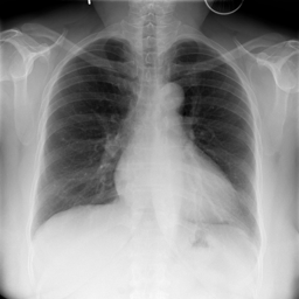
#> input picture etiquetado/COVID-19_Radiography_Dataset/Normal/images/Normal-16.png, 299 x 299 px
$ python generate_F2_clahe_vs_sahs.py
#> lines starting #> are read from the running program, lines starting #| are printed output that depends on the picture
#!/usr/bin/env python3
"""
Script para generar figura comparativa: CLAHE vs SAHS sobre imagenes originales.

Genera la figura F2.3_clahe_vs_sahs.png para el marco teorico de la tesis.

Esta figura muestra la diferencia entre CLAHE (preprocesamiento local) y
SAHS (preprocesamiento global asimetrico) aplicados a radiografias originales.
"""

import matplotlib
matplotlib.use('Agg')  # Backend sin display

import numpy as np
import cv2
from pathlib import Path
import matplotlib.pyplot as plt
from matplotlib.gridspec import GridSpec


def apply_clahe(image: np.ndarray, clip_limit: float = 2.0, tile_size: int = 4) -> np.ndarray:
    """
    Aplica CLAHE (Contrast Limited Adaptive Histogram Equalization).

    Parameters:
        image: Imagen en escala de grises
        clip_limit: Limite de contraste para evitar amplificacion de ruido
        tile_size: Tamano de la cuadricula de tiles (tile_size x tile_size)

    Returns:
        Imagen con CLAHE aplicado
    """
    if len(image.shape) > 2:
        image = cv2.cvtColor(image, cv2.COLOR_BGR2GRAY)

    clahe = cv2.createCLAHE(clipLimit=clip_limit, tileGridSize=(tile_size, tile_size))
    return clahe.apply(image)


def apply_sahs(image: np.ndarray) -> np.ndarray:
    """
    Aplica el algoritmo SAHS (Statistical Asymmetrical Histogram Stretching).

    SAHS calcula limites de estiramiento asimetricos basados en la media:
    - Factor 2.5 para el limite superior
    - Factor 2.0 para el limite inferior

    Parameters:
        image: Imagen en escala de grises

    Returns:
        Imagen con SAHS aplicado
    """
    if len(image.shape) > 2:
        gray_image = cv2.cvtColor(image, cv2.COLOR_BGR2GRAY)
    else:
        gray_image = image.copy()

    pixels = gray_image.astype(np.float64).ravel()

    # Calcular la media
    gray_mean = np.mean(pixels)

    # Separar pixeles por encima y debajo de la media
    above_mean = pixels[pixels > gray_mean]
    below_or_equal_mean = pixels[pixels <= gray_mean]

    # Calcular limites usando desviacion estandar asimetrica
    max_value = gray_mean
    min_value = gray_mean

    if above_mean.size > 0:
        # Factor 2.5 para el limite superior
        std_above = np.sqrt(np.mean((above_mean - gray_mean) ** 2))
        max_value = gray_mean + 2.5 * std_above

    if below_or_equal_mean.size > 0:
        # Factor 2.0 para el limite inferior
        std_below = np.sqrt(np.mean((below_or_equal_mean - gray_mean) ** 2))
        min_value = gray_mean - 2.0 * std_below

    # Aplicar transformacion lineal
    if max_value != min_value:
        enhanced = (255 / (max_value - min_value)) * (gray_image.astype(np.float64) - min_value)
        enhanced = np.clip(enhanced, 0, 255).astype(np.uint8)
    else:
        enhanced = gray_image

    return enhanced


def create_histogram(image: np.ndarray, ax, title: str, color: str = 'steelblue'):
    """Crea un histograma de la imagen."""
    ax.hist(image.ravel(), bins=50, range=(0, 256), color=color, alpha=0.7,
            edgecolor='black', linewidth=0.5)
    ax.set_xlim(0, 260)
    ax.set_xlabel('Intensidad', fontsize=9)
    ax.set_ylabel('Frecuencia', fontsize=9)
    ax.set_title(title, fontsize=10)
    ax.tick_params(axis='both', labelsize=8)

    # Linea vertical para la media
    mean_val = image.mean()
    ax.axvline(mean_val, color='red', linestyle='--', linewidth=1.5,
               label=f'Media: {mean_val:.0f}')
    ax.legend(fontsize=8)


def main():
    # Configuracion de rutas
    base_dir = Path("/home/donrobot/Projects/prediccion_warping_clasificacion")
    dataset_dir = base_dir / "data/dataset/COVID-19_Radiography_Dataset"
    output_path = base_dir / "docs/Tesis/Figures/F2.3_clahe_vs_sahs.png"

    # Seleccionar imagenes representativas de cada categoria
    sample_images = {
        'COVID-19': dataset_dir / "COVID/images/COVID-1522.png",
        'Normal': dataset_dir / "Normal/images/Normal-3945.png",
        'Neumonia Viral': dataset_dir / "Viral Pneumonia/images/Viral Pneumonia-600.png",
    }

    # Verificar y buscar alternativas si es necesario
    for name, path in list(sample_images.items()):
        if not path.exists():
            print(f"Advertencia: No se encontro {path}")
            category_dir = path.parent
            if category_dir.exists():
                alternatives = list(category_dir.glob("*.png"))
                if alternatives:
                    sample_images[name] = alternatives[0]
                    print(f"  Usando alternativa: {alternatives[0].name}")
#> pass 2 of the loop in main, `for name, path in list(sample_images.items()):`:

    # Crear figura con subplots: 3 filas (clases) x 6 columnas (original, hist, CLAHE, hist, SAHS, hist)
    fig = plt.figure(figsize=(16, 10))
    gs = GridSpec(3, 6, figure=fig, hspace=0.35, wspace=0.3,
                  width_ratios=[1.2, 1, 1.2, 1, 1.2, 1])

    for row, (category, img_path) in enumerate(sample_images.items()):
        # Cargar imagen original
        img_original = cv2.imread(str(img_path), cv2.IMREAD_GRAYSCALE)
#> img_original is the input picture: shape (299, 299); min 0, max 252, mean 143.8

        if img_original is None:
            print(f"Error: No se pudo cargar {img_path}")
            continue

        # Aplicar preprocesamiento
        img_clahe = apply_clahe(img_original, clip_limit=2.0, tile_size=4)
#> in apply_clahe, `return clahe.apply(image)`:
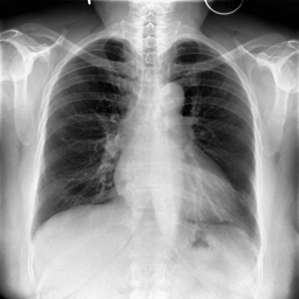
#> returned value: shape (299, 299); min 1, max 255, mean 145.9
        img_sahs = apply_sahs(img_original)
#> in apply_sahs, `gray_mean = np.mean(pixels)`: gray_mean = 143.8
#> in apply_sahs, `std_above = np.sqrt(np.mean((above_mean - gray_mean) ** 2))`: std_above = 59.45
#> in apply_sahs, `max_value = gray_mean + 2.5 * std_above`: max_value = 292.4
#> in apply_sahs, `std_below = np.sqrt(np.mean((below_or_equal_mean - gray_mean) ** 2))`: std_below = 76.79
#> in apply_sahs, `min_value = gray_mean - 2.0 * std_below`: min_value = -9.81
#> in apply_sahs, `enhanced = (255 / (max_value - min_value)) * (gray_image.astype(np.flo..`:
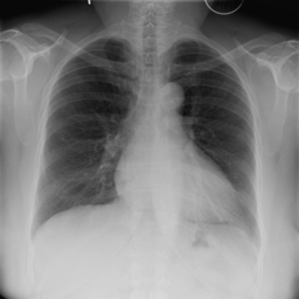
#> enhanced: shape (299, 299) float64; min 8.28, max 220.9, mean 129.6

        # Columna 0: Imagen original
        ax1 = fig.add_subplot(gs[row, 0])
        ax1.imshow(img_original, cmap='gray', vmin=0, vmax=255)
        ax1.set_title(f'{category}\n(a) Original', fontsize=11)
        ax1.axis('off')

        # Columna 1: Histograma original
        ax2 = fig.add_subplot(gs[row, 1])
        create_histogram(img_original, ax2, 'Histograma', 'gray')
#> in create_histogram, `mean_val = image.mean()`: mean_val = 143.8

        # Columna 2: CLAHE
        ax3 = fig.add_subplot(gs[row, 2])
        ax3.imshow(img_clahe, cmap='gray', vmin=0, vmax=255)
        ax3.set_title(f'(b) CLAHE', fontsize=11)
        ax3.axis('off')

        # Columna 3: Histograma CLAHE
        ax4 = fig.add_subplot(gs[row, 3])
        create_histogram(img_clahe, ax4, 'Histograma CLAHE', 'steelblue')

        # Columna 4: SAHS
        ax5 = fig.add_subplot(gs[row, 4])
        ax5.imshow(img_sahs, cmap='gray', vmin=0, vmax=255)
        ax5.set_title(f'(c) SAHS', fontsize=11)
        ax5.axis('off')

        # Columna 5: Histograma SAHS
        ax6 = fig.add_subplot(gs[row, 5])
        create_histogram(img_sahs, ax6, 'Histograma SAHS', 'darkorange')

        # Imprimir estadisticas
        print(f"\n{category}:")
        print(f"  Original - Media: {img_original.mean():.1f}, Std: {img_original.std():.1f}")
#|   Original - Media: 143.8, Std: 67.7
        print(f"  CLAHE    - Media: {img_clahe.mean():.1f}, Std: {img_clahe.std():.1f}")
#|   CLAHE    - Media: 145.9, Std: 69.3
        print(f"  SAHS     - Media: {img_sahs.mean():.1f}, Std: {img_sahs.std():.1f}")
#|   SAHS     - Media: 129.1, Std: 57.1
#> pass 2 of the loop in main, `for row, (category, img_path) in enumerate(sample_images.items()):`:
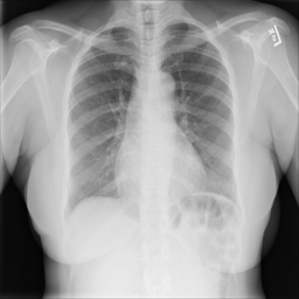
#> input picture etiquetado/dataset/puntos_interes_indices_prueba_1/Normal-3945.png, 299 x 299 px, found by its file name
#> in main, img_original is the input picture: shape (299, 299); min 0, max 244, mean 155
#> in apply_clahe (call 2), `return clahe.apply(image)`:
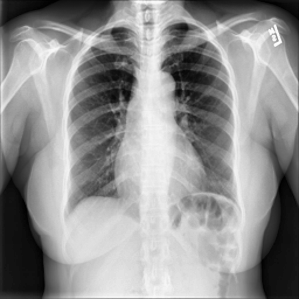
#> returned value: shape (299, 299); min 0, max 253, mean 145.5
#|   Original - Media: 155.0, Std: 64.0
#|   CLAHE    - Media: 145.5, Std: 70.3
#|   SAHS     - Media: 152.7, Std: 56.7

    # Guardar figura
    output_path.parent.mkdir(parents=True, exist_ok=True)
    plt.savefig(output_path, dpi=150, bbox_inches='tight', facecolor='white')
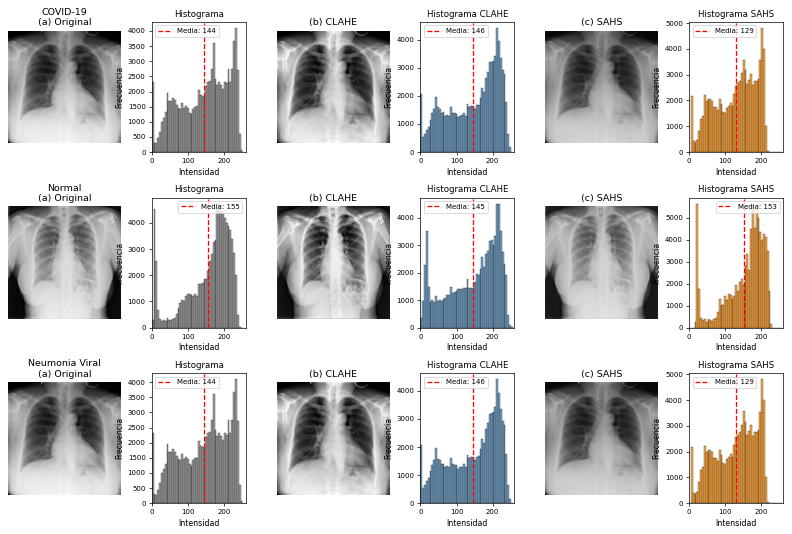
#> figure drawn by matplotlib, 18 panels; panel 2: tallest bar 4092 high, from x = 230.4 to 235.5; panel 4: tallest bar 4409 high, from x = 209.9 to 215; panel 6: tallest bar 4799 high, from x = 199.7 to 204.8; panel 8: tallest bar 4727 high, from x = 184.3 to 189.4
    print(f"\nFigura guardada en: {output_path}")

    plt.close('all')
    print("\nFigura generada exitosamente!")


if __name__ == "__main__":
    main()
